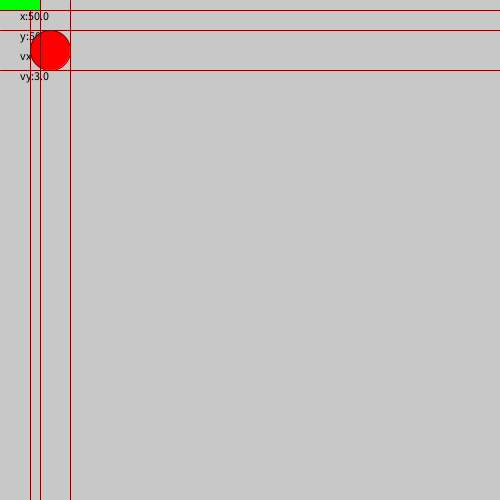
Frame 1 (no input)
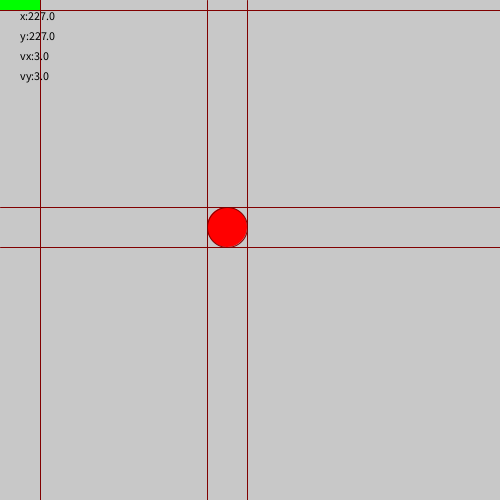
Frame 60 (the mouse pressed at the canvas centre just before this capture)
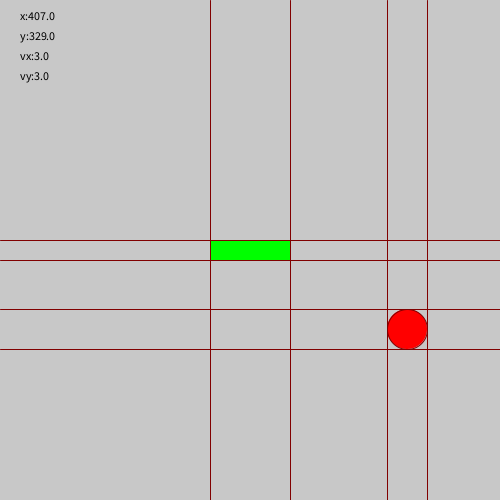
Frame 120 (the mouse held since frame 60 and released just before this capture)

The Processing sketch that drew these frames (run headless with seeded random() and noise(); from frame 60 on, the mouse is pressed at the canvas centre):

// Processing sketch: A2Core
// ── A2Core.pde
float x, y, vx, vy, ax, ay, bounce;
float r=20;
float rectW = 80;
float rectH = 20;


void setup() {
  frameRate(15);
  size(500, 500);
  x=50; 
  y=50;
  vx=3; 
  vy=3;
  ax=0; 
  ay=0;
  bounce=0;
}

void draw() {
  background(200);
  frameRate(60);
  fill(0);
  //debug output
  text("x:"+x, 20, 20);
  text("y:"+y, 20, 40);
  text("vx:"+vx, 20, 60);
  text("vy:"+vy, 20, 80);

  fill(255, 0, 0);
  stroke(128, 0, 0);
  //ellipseMode(CENTER);
  rectMode(CENTER);
  ellipse(x, y, r*2, r*2);

  vx+=ax;
  vy+=ay;
  x+=vx;
  y+=vy;

  if ((x >width-r && vx>0) || (x <0+r && vx<0)) { //if ball hits sides
    vx = -vx;
  }
  float bottom = height-r;
  if ((y >bottom && vy>0) || (y <0+r && vy<0)) { //if ball hits roof and floor
    vy = -vy;
        y=y-2*(y-bottom);
  }
  if (x >mouseX-rectW/2-r && x <mouseX+rectW/2+r && y >mouseY-rectH-r && y <mouseY+rectH+r && vx !=0 && vy !=0) {
    /*vx = -vx;*/
    vy = -vy-bounce; //if ball hits bat
  }
  line(mouseX-rectW/2, 0, mouseX-rectW/2, width);
  line(mouseX+rectW/2, 0, mouseX+rectW/2, width);
  line(0, mouseY-rectH/2, height, mouseY-rectH/2);
  line(0, mouseY+rectH/2, height, mouseY+rectH/2);
  line(x+r-vx, 0, x+r-vx, width);
  line(x-r-vx, 0, x-r-vx, width);
  line(0, y+r-vy, height, y+r-vy);
  line(0, y-r-vy, height, y-r-vy);

  //if (sqrt( pow( mouseX -x,2) + pow(mouseY - y, 2)< rectH-r) ){vx = -vx;vy= -vy;}

  fill(0, 255, 0);

  rect(mouseX, mouseY, rectW, rectH);
}
